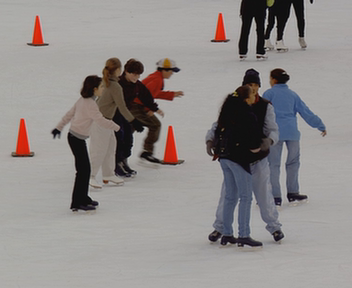
//> input picture testdata/images/001.png, 352 x 288 px
$ ./rgb_vs_ycbcr ../testdata/images/001.png   (built with g++ and OpenCV 4)
//> lines starting //> are read from the running program, lines starting //| are printed output that depends on the picture
//> further down, image is the input picture: 288 rows x 352 cols, CV_8UC3; mean B, G, R 137, 138.3, 142.9
### common/imgutils/combine.impl.hpp
//Image combination functions (template implementations)
// Andreas Unterweger, 2016-2022
//This code is licensed under the 3-Clause BSD License. See LICENSE file for details.

#include "common.hpp"

//#include "combine.hpp"

namespace imgutils
{
  template<size_t N>
  cv::Mat CombineImages(const cv::Mat (&images)[N], const CombinationMode mode, const unsigned int border_size) //Comfort version for initializer lists (no need to explicitly specify N)
  {
	  return CombineImages(N, images, mode, border_size);
  }
}

### common/imgutils/combine.hpp
//Image combination functions (header)
// Andreas Unterweger, 2016-2018
//This code is licensed under the 3-Clause BSD License. See LICENSE file for details.

#pragma once

#include <cstddef>

#include <opencv2/core.hpp>

namespace imgutils
{
  using namespace std;

  using namespace cv;

  //Position of combined images
  enum CombinationMode { Horizontal, Vertical };

  //Method to convert difference images
  enum DifferenceConversionMode
  {
    Offset, //Adds 128 to the difference, clipping values below -128 and above 127, respectively
    Absolute, //Calculates absolute differences, i.e., without a sign
    Color //Converts positive differences to red values and negative differences to blue values
  };

  //Concatenates N images (of potentially different sizes and color spaces) horizontally or vertically with black borders between them. If the images differ in size, they are border-filled to the largest width and height across all images.
  template<size_t N>
  Mat CombineImages(const Mat (&images)[N], const CombinationMode mode, const unsigned int border_size = 3);

  //Concatenates N images (of potentially different sizes and color spaces) horizontally or vertically with black borders between them. If the images differ in size, they are border-filled to the largest width and height across all images.
  Mat CombineImages(const size_t N, const Mat images[], const CombinationMode mode, const unsigned int border_size);

  //Subtracts two (unsigned) 8-bit images from one another and returns a (signed) 16-bit difference image
  Mat SubtractImages(const Mat &image1, const Mat &image2);

  //Converts a difference image (with one channel of signed 16-bit values) to illustrate it as an unsigned 8-bit image, e.g., with imshow
  Mat ConvertDifferenceImage(const Mat &difference_image, DifferenceConversionMode mode = Color);
}

#include "combine.impl.hpp"

### common/imgutils/window.cpp
//Window abstraction
// Andreas Unterweger, 2022
//This code is licensed under the 3-Clause BSD License. See LICENSE file for details.

#include <stdexcept>
#include <algorithm>

#include <opencv2/highgui.hpp>

#include "window.hpp"

namespace imgutils
{
  WindowBase::WindowBase() : size(cv::Size()), position(cv::Point()) { }

  // [4 lines left out: function GetSize, not called in this run]

  void WindowBase::SetSize(const cv::Size &size)
  {
    this->size = size;
  }

  // [4 lines left out: function GetPosition, not called in this run]

  void WindowBase::SetPosition(const cv::Point &position)
  {
    this->position = position;
  }

  VisibleWindow::VisibleWindow(const std::string &title)
    : title(title),
      shown(false)
  { }

  VisibleWindow::~VisibleWindow()
  { }

  void VisibleWindow::Show()
  {
    const bool first_show = !shown;
    if (first_show) //Don't recreate a window if it is already shown
    {
      CreateWindow();
      shown = true;
      AfterCreateWindow();
    }
    Update(first_show);
  }

  // [12 lines left out: functions Hide, IsShown, not called in this run]

  int VisibleWindow::ShowInteractive(const std::function<void()> &after_show_callback, const int wait_time, const bool hide_after)
  {
    Show();
    if (after_show_callback)
      after_show_callback();
    int ret;
    if (wait_time == 0) //Infinite waiting
      while ((ret = WaitMinimal()) == -1);
    else
      ret = Wait(wait_time);
    if (hide_after)
      Hide();
    return ret;
  }

  // [10 lines left out: functions WaitMinimal, GetTotalSize, not called in this run]

  Window::Window(const std::string &title, const cv::Mat &content, const cv::Size &size)
    : VisibleWindow(title),
      content(content),
      always_show_enhanced(false), position_like_enhanced(false)
  {
    SetSize(size);
  }

  Window::~Window()
  {
    Hide();
  }

  // [19 lines left out: functions AddControl, RemoveControl, not called in this run]

  cv::Size Window::GetContentSize() const
  {
    const auto content_size = size == cv::Size() ? content.size() : size; //Image size (if size is set to zeros), or desired size
    return content_size;
  }

  // [17 lines left out: functions GetControlHeights, GetSize, not called in this run]

  void Window::SetSize(const cv::Size &size)
  {
    VisibleWindow::SetSize(size);
    if (shown)
    {
      auto actual_size = GetContentSize();
      if (IsEnhanced())
        actual_size.height += tool_bar_height + status_bar_height;
      actual_size.height += GetControlHeights();
      cv::resizeWindow(title, actual_size); //In enhanced windows, OpenCV uses this size for the total inner window size (including tool bars etc.), not only the content, so add everything that contributes to this size so that the content is of the specified size
    }
  }

  // [14 lines left out: functions Zoom, ZoomFully, not called in this run]

  cv::Point Window::GetPosition() const
  {
    auto actual_position = position;
    actual_position.y += desktop_offset_height;
    if (position_like_enhanced)
      actual_position.y += tool_bar_height; //Position the window as if it had a tool bar on top
    return actual_position;
  }

  void Window::SetPosition(const cv::Point &position)
  {
    VisibleWindow::SetPosition(position);
    if (shown)
    {
      const auto actual_position = GetPosition();
      cv::moveWindow(title, actual_position.x, actual_position.y);
    }
  }

  // [9 lines left out: functions SetAlwaysShowEnhanced, SetPositionLikeEnhanced, not called in this run]

  void Window::CreateWindow()
  {
    int flags = cv::WINDOW_KEEPRATIO;
    if (IsEnhanced())
      flags |= cv::WINDOW_GUI_EXPANDED; //Enhanced UI if any control requires it
    else
      flags |= cv::WINDOW_GUI_NORMAL; //Simple UI if there are no controls to be shown
    cv::namedWindow(title, flags);

    for (auto &control : controls)
    {
      if (control->requires_hidden_window)
        control->Render();
    }
  }

  void Window::AfterCreateWindow()
  {
    for (auto &control : controls)
    {
      if (!control->requires_hidden_window)
        control->Render();
    }
  }

  void Window::Update(const bool first_update)
  {
    if (shown)
    {
      cv::imshow(title, content);
      if (first_update)
        Wait(10); //Wait for a short while after showing a window for the first time; if there is no waiting or if the time is much shorter, e.g., 1 ms, sometimes windows are not positioned correctly despite the position below being correct. This happens especially when windows have been hidden before //TODO: Is this a bug in the window manager or can it be fixed in another way?
    }
    SetPosition(position);
    SetSize(size);
  }

  // [4 lines left out: function DestroyWindow, not called in this run]

  int Window::Wait(const int timeout)
  {
    if (!shown)
      throw std::runtime_error("Waiting is only possible when the window is shown");
    return cv::waitKey(timeout);
  }

  // [10 lines left out: function ShowOverlayText, not called in this run]

  bool Window::IsEnhanced() const
  {
    return always_show_enhanced || std::any_of(controls.begin(), controls.end(),
                                               [](const WindowControlBase * const control)
                                                 {
                                                   return control->RequiresEnhancedWindow();
                                                 });
  }

  // [5 lines left out: function UpdateContent, not called in this run]
}

### common/imgutils/combine.cpp
//Image combination functions
// Andreas Unterweger, 2016-2022
//This code is licensed under the 3-Clause BSD License. See LICENSE file for details.

#include <algorithm>
#include <vector>

#include <opencv2/imgproc.hpp>

#include "common.hpp"
#include "combine.hpp"

namespace imgutils
{
  cv::Mat CombineImages(const size_t N, const cv::Mat images[], const CombinationMode mode, const unsigned int border_size)
  {
    assert(N > 1);
    assert(mode == CombinationMode::Horizontal || mode == CombinationMode::Vertical);
    const bool horizontal = mode == CombinationMode::Horizontal;
    assert(border_size != 0);
    bool grayscale = true; //Assume gray-scale images
    cv::Size max_size(0, 0);
    for (size_t i = 0; i < N; i++)
    {
      auto &image = images[i];
      assert(image.type() == CV_8UC1 || image.type() == CV_8UC3);
      if (grayscale && image.type() == CV_8UC3) //If at least one image uses a format which supports colors, all others will be converted later
        grayscale = false;
      max_size.width = std::max(image.cols, max_size.width); //Use the largest image dimension
      max_size.height = std::max(image.rows, max_size.height);
    }
    const cv::Mat black_bar(horizontal ? max_size.height : border_size, horizontal ? border_size : max_size.width, grayscale ? CV_8UC1 : CV_8UC3, grayscale ? cv::Scalar(0) : cv::Scalar(0, 0, 0));
    std::vector<cv::Mat> image_parts(2 * N - 1);
    for (size_t i = 0; i < N; i++)
    {
      cv::Mat current_image(images[i]);
      if (!grayscale && current_image.type() == CV_8UC1) //Image needs to be converted into a format which supports colors
      {
        cv::Mat new_image;
        cv::cvtColor(current_image, new_image, cv::COLOR_GRAY2BGR);
        current_image = new_image;
      }
      if (current_image.size() != max_size) //Image needs to be resized
      {
        cv::Mat new_image(max_size, grayscale ? CV_8UC1 : CV_8UC3, grayscale ? cv::Scalar(0) : cv::Scalar(0, 0, 0));
        current_image.copyTo(new_image(cv::Rect(cv::Point(), current_image.size()))); //Copy old image into top-left corner of new image
        current_image = new_image;
      }
      image_parts[2 * i] = current_image;
      if (i != N - 1) //No black bar after last image
        image_parts[2 * i + 1] = black_bar;
    }
    cv::Mat combined_image;
    /*constexpr auto horizontal_combination_function = static_cast<void (*)(const cv::Mat*, size_t, cv::OutputArray)>(cv::hconcat);
    constexpr auto vertical_combination_function = static_cast<void (*)(const cv::Mat*, size_t, cv::OutputArray)>(cv::vconcat);
    (horizontal ? horizontal_combination_function : vertical_combination_function)(image_parts.data(), image_parts.size(), combined_image);*/
    if (horizontal)
      cv::hconcat(image_parts.data(), image_parts.size(), combined_image);
    else
      cv::vconcat(image_parts.data(), image_parts.size(), combined_image);
    return combined_image;
  }

  // [50 lines left out: functions SubtractImages, ConvertDifferenceImage, not called in this run]
}

### image_compression/rgb_vs_ycbcr.cpp
//Illustration of RGB and YCbCr component decomposition
// Andreas Unterweger, 2016-2022
//This code is licensed under the 3-Clause BSD License. See LICENSE file for details.

#include <iostream>

#include <opencv2/core.hpp>
#include <opencv2/imgcodecs.hpp>
#include <opencv2/imgproc.hpp>

#include "combine.hpp"
#include "window.hpp"

static void ShowImage(const cv::Mat &image)
{
  constexpr auto window_name = "RGB vs. YCbCr";
  cv::Mat bgr_planes[3];
  cv::split(image, bgr_planes);
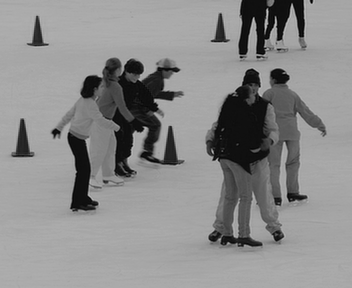
//> bgr_planes[1]: 288 rows x 352 cols, CV_8UC1; min 0, max 202, mean 138.3
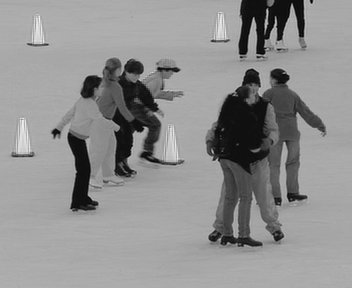
//> bgr_planes[2]: 288 rows x 352 cols, CV_8UC1; min 0, max 251, mean 142.9
  cv::Mat ycrcb_image;
  cv::cvtColor(image, ycrcb_image, cv::COLOR_BGR2YCrCb); //TODO: Allow subsampling (how? cv::cvtColor makes a 1-channel matrix with cv::COLOR_BGR2YUV_*)
//> ycrcb_image: 288 rows x 352 cols, CV_8UC3; mean of channels 0, 1, 2 139.4, 130.3, 126.8
  cv::Mat ycrcb_planes[3];
  cv::split(ycrcb_image, ycrcb_planes);
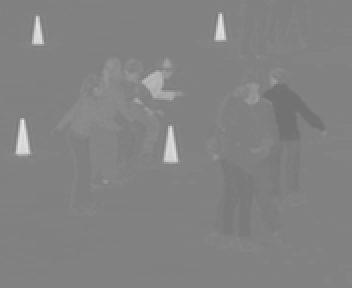
//> ycrcb_planes[1]: 288 rows x 352 cols, CV_8UC1; min 112, max 230, mean 130.3
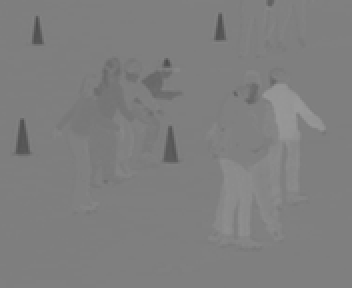
//> ycrcb_planes[2]: 288 rows x 352 cols, CV_8UC1; min 77, max 153, mean 126.8
  const cv::Mat rgb_planes_combined = imgutils::CombineImages({image, bgr_planes[2], bgr_planes[1], bgr_planes[0]}, imgutils::CombinationMode::Horizontal); //BGR as RGB
//> in CombineImages, `const bool horizontal = mode == CombinationMode::Horizontal;`: horizontal = true
//> after the loop in CombineImages, `for (size_t i = 0; i < N; i++)`: grayscale = false
//> in CombineImages, `cv::hconcat(image_parts.data(), image_parts.size(), combined_image);`:
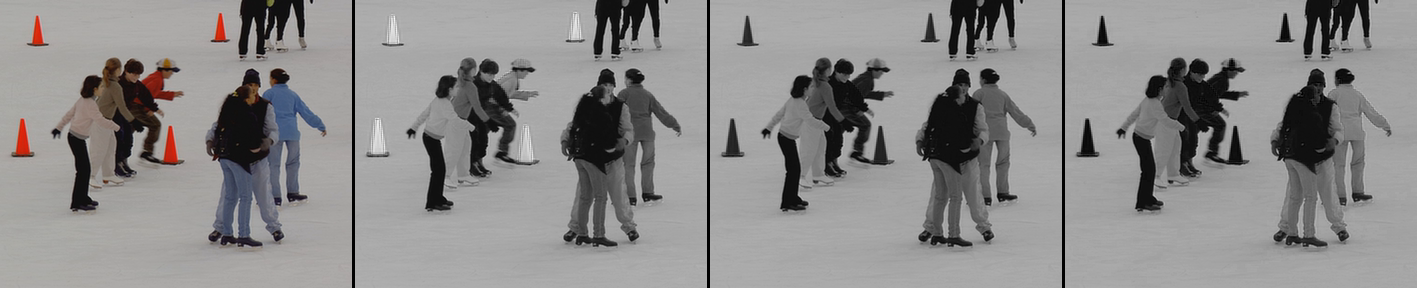
//> combined_image: 288 rows x 1417 cols, CV_8UC3; mean B, G, R 137.9, 138.3, 139.4
  const cv::Mat ycbcr_planes_combined = imgutils::CombineImages({image, ycrcb_planes[0], ycrcb_planes[2], ycrcb_planes[1]}, imgutils::CombinationMode::Horizontal); //YCrCb as YCbCr
//> call 2 of CombineImages, with border_size = 3
//> call 2 of CombineImages, with N = 4, border_size = 3
//> in CombineImages (call 2), `cv::hconcat(image_parts.data(), image_parts.size(), combined_image);`:
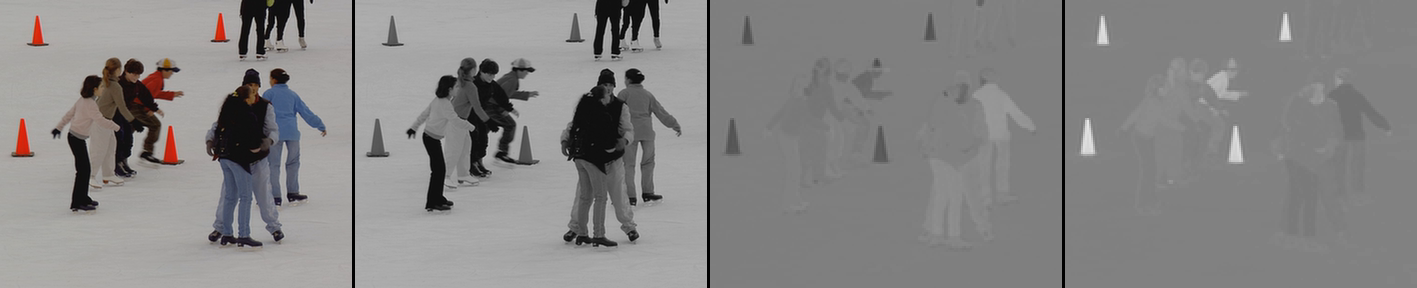
//> combined_image: 288 rows x 1417 cols, CV_8UC3; mean B, G, R 132.5, 132.8, 134
  cv::Mat combined_images = imgutils::CombineImages({rgb_planes_combined, ycbcr_planes_combined}, imgutils::CombinationMode::Vertical);
//> call 3 of CombineImages, with border_size = 3
//> call 3 of CombineImages, with N = 2, border_size = 3
//> in CombineImages (call 3), `cv::vconcat(image_parts.data(), image_parts.size(), combined_image);`:
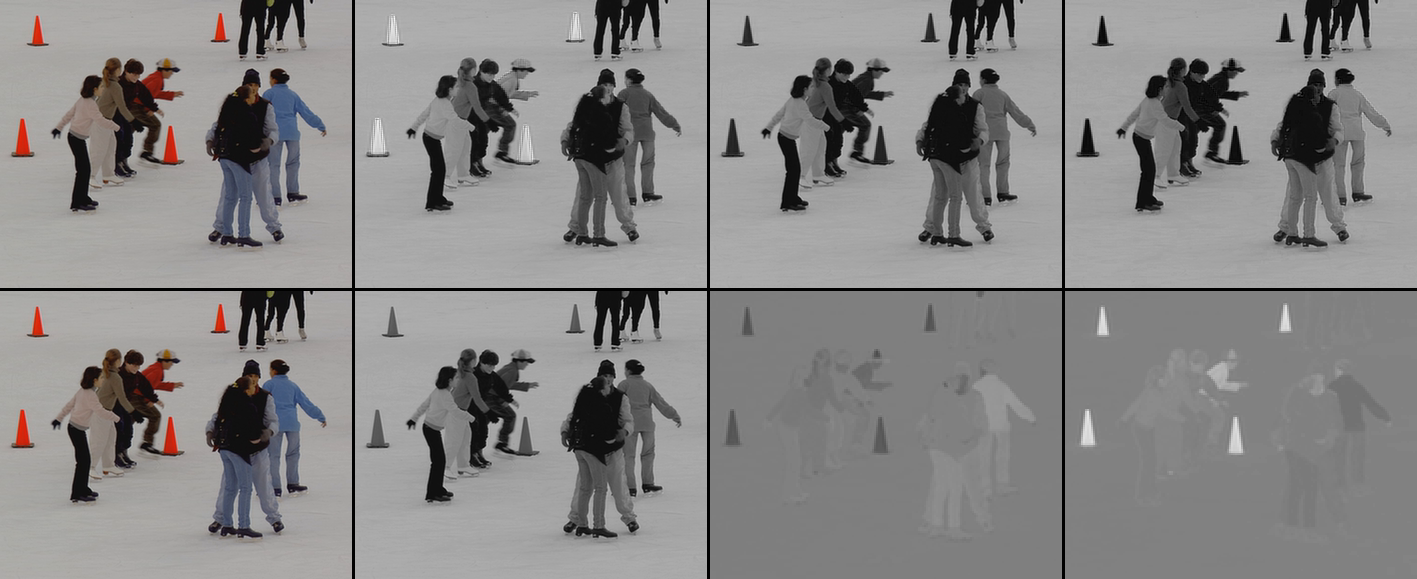
//> combined_image: 579 rows x 1417 cols, CV_8UC3; mean B, G, R 134.5, 134.8, 136
  cv::resize(combined_images, combined_images, cv::Size(), 1 / sqrt(2), 1 / sqrt(2), cv::INTER_LANCZOS4); //TODO: Don't resize, but find another way to fit the window(s) to the screen size, e.g., by allowing to hide the original image via a checkbox
  imgutils::Window window(window_name, combined_images);
//> in SetSize, `this->size = size;`: this->size = Size(0, 0)
  window.ShowInteractive();
//> in GetContentSize, `const auto content_size = size == cv::Size() ? content.size() : size;`: content_size = Size(1002, 409)
}

int main(const int argc, const char * const argv[])
{
  if (argc != 2)
  {
    std::cout << "Extracts the RGB and YCbCr channels of an image and displays them." << std::endl;
    std::cout << "Usage: " << argv[0] << " <input image>" << std::endl;
    return 1;
  }
  const auto image_filename = argv[1];
  const cv::Mat image = cv::imread(image_filename);
  if (image.empty())
  {
    std::cerr << "Could not read input image '" << image_filename << "'" << std::endl;
    return 2;
  }
//> (the run ends here: the program needs code that is not available in this run, at `actual_size.height += GetControlHeights();`)
